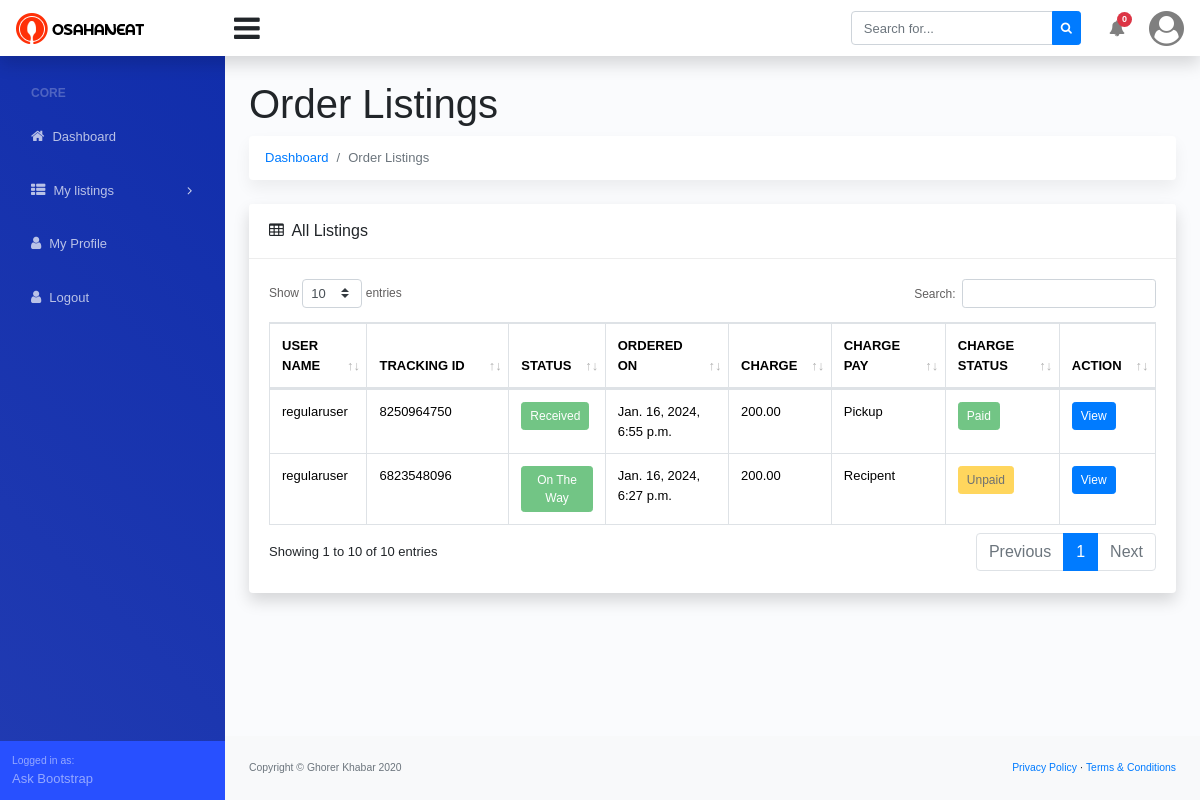
The app's page /dashboard/order/ (signed in), older data.
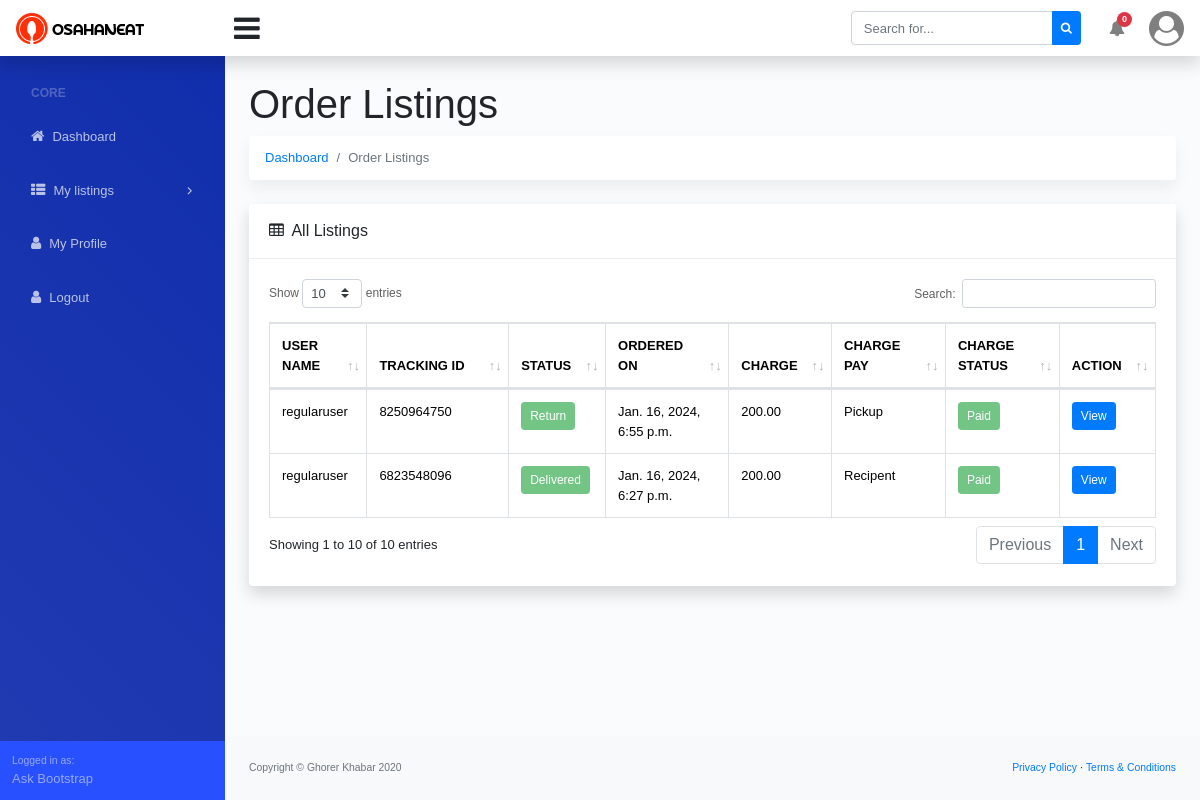
The same page, newer data.
### parcel_order/models.py (models this page shows, shortened)
class Delivery_Order(models.Model):
    user = models.ForeignKey(Custom_User, on_delete=models.CASCADE, related_name='user', blank=True, null=True)
    STATUS = (
        ('Pending', 'Pending'),
        ('Received', 'Received'),
        ('Shipped', 'Shipped'),
        ('On The Way', 'On The Way'),
        ('Receive at delivery point', 'Receive at delivery point'),
        ('Out For Delivery', 'Out For Delivery'),
        ('Delivered', 'Delivered'),
        ('Return', 'Return'),
        ('Cancel', 'Cancel'),
    )
    DELIVERY_SYSTEM = (
        ('Train', 'Train'),
        ('Bus', 'Bus'),
    )
    PAY_FOR = (
        ('Pickup', 'Pickup'),
        ('Recipent', 'Recipent'),
    )
    PAYMENT_METHOD = (
        ('Cash', 'Cash'),
        ('Online', 'Online'),
    )
    tracking_ID = models.CharField(max_length=10, blank=True, null=True)
    qr_code = models.ImageField(upload_to='order/qrcode/', blank=True, null=True)
    bar_code = models.ImageField(upload_to='order/barcode/', blank=True, null=True)
    status = models.CharField(choices=STATUS, max_length=50, blank=True, null=True)
    status_details = models.CharField(max_length=600, blank=True, null=True)
    delivery_system = models.CharField(choices=DELIVERY_SYSTEM, max_length=50, blank=True, null=True)
    shipping_charge = models.DecimalField(max_digits=5, decimal_places=2, blank=True, null=True)
    shipping_charge_paid = models.BooleanField(default=False)
    shopping_payment_method = models.CharField(choices=PAYMENT_METHOD, max_length=50, blank=True, null=True)
    pay_for = models.CharField(choices=PAY_FOR, max_length=50, blank=True, null=True)
    delivery_secret_code = models.CharField(max_length=6, blank=True, null=True)
    pickup_address = models.ForeignKey(Address, on_delete=models.CASCADE, related_name='pickup_address', blank=True, null=True)
    item_name = models.CharField(max_length=500, blank=True, null=True)
    item_price = models.DecimalField(max_digits=9, blank=True, null=True, decimal_places=2)
    item_description = models.TextField(blank=True, null=True)
    recipient_name = models.CharField(max_length=100)
    recipient_phone_number = models.CharField(max_length=14)
    delivery_address = models.ForeignKey(Address, on_delete=models.CASCADE, related_name='delivery_address', blank=True, null=True)
    special_instructions = models.TextField(blank=True, null=True)
    order_date = models.DateTimeField(auto_now_add=True)
    order_update = models.DateTimeField(auto_now=True)
    delivery_date = models.DateTimeField(blank=True,null=True)
    return_date = models.DateTimeField(blank=True,null=True)

### account/models.py (models this page shows, shortened)
class Custom_User(AbstractBaseUser, PermissionsMixin):
    USER_TYPE = (
        ('Admin', 'Admin'),
        ('Staff', 'Staff'),
        ('Normal User', 'Normal User'),
        ('Merchant', 'Merchant'),
    )
    username = models.CharField(max_length=100, validators=[UnicodeUsernameValidator], unique=True)
    email = models.EmailField(max_length=150)
    phone_number = models.CharField(max_length=14)
    user_type = models.CharField(choices=USER_TYPE, blank=True, null=True, max_length=20)
    joined_date = models.DateTimeField(auto_now_add=True)
    update_date = models.DateTimeField(auto_now=True)
    is_active = models.BooleanField(default=True)
    is_superuser = models.BooleanField(default=False)
    is_staff = models.BooleanField(default=False)
    is_varified = models.BooleanField(default=False)
    auth_token = models.CharField(max_length=500, blank=True, null=True)
    otp_token = models.CharField(max_length=6, blank=True, null=True)
    objects = BaseManager()
    USERNAME_FIELD = 'username'
    REQUIRED_FIELDS = ['email', 'phone_number']

### admin_panel/views.py (the view)
# urls.py: path('dashboard/order/', order_list, name='order_list'),
@login_required
def order_list(request):
    if request.user.user_type == 'Normal User' or request.user.user_type == 'Merchant':
        return redirect('dashboard_Unauthorized')
    filter = request.GET.get('filter')
    print('filter', filter)
    if filter == 'active':
        order = Delivery_Order.objects.filter(Q(status='Received') | Q(status='Shipped') | Q(status='On The Way') | Q(status='Receive at delivery point') | Q(status='Out For Delivery')).order_by('-id')
    elif filter == 'pending':
        order = Delivery_Order.objects.filter(status='Pending').order_by('-id')
    elif filter == 'delivered':
        order = Delivery_Order.objects.filter(status='Delivered').order_by('-id')
    else:
        order = Delivery_Order.objects.all().order_by('-id')
    return render(request, 'admin_base/order/order.html', {'order': order})

### templates/admin_base/order/order.html (shortened to what the changed rows need)
{% extends '../base.html' %}
{% block dashboard_body %}
<main>
    <div class="container-fluid">
        <h1 class="mt-4">Order Listings</h1>
        <div class="row">
            <div class="col-xl-12">
                <div class="card mb-4">
                    <div class="card-body">
                        <div class="table-responsive">
                            <div id="dataTable_wrapper" class="dataTables_wrapper dt-bootstrap4 no-footer">
                                <div class="row">
                                    <div class="col-sm-12">
                                        <table class="table table-bordered dataTable no-footer" id="dataTable"
                                            width="100%" cellspacing="0" role="grid" aria-describedby="dataTable_info"
                                            style="width: 100%;">
                                            <thead>
                                                <tr class="text-uppercase" role="row">
                                                    <th class="sorting" tabindex="0" aria-controls="dataTable"
                                                        rowspan="1" colspan="1"
                                                        aria-label="User Name: activate to sort column ascending"
                                                        style="width: 51.2px;">User Name</th>
                                                    <th class="sorting" tabindex="0" aria-controls="dataTable"
                                                        rowspan="1" colspan="1"
                                                        aria-label="Tracking ID: activate to sort column ascending"
                                                        style="width: 94.2px;">Tracking ID</th>
                                                    <th class="sorting" tabindex="0" aria-controls="dataTable"
                                                        rowspan="1" colspan="1"
                                                        aria-label="Status: activate to sort column ascending"
                                                        style="width: 50.2px;">Status</th>
                                                    <th class="sorting" tabindex="0" aria-controls="dataTable"
                                                        rowspan="1" colspan="1"
                                                        aria-label="Ordered on: activate to sort column ascending"
                                                        style="width: 76.2px;">Ordered on</th>
                                                    <th class="sorting" tabindex="0" aria-controls="dataTable"
                                                        rowspan="1" colspan="1"
                                                        aria-label="Charge: activate to sort column ascending"
                                                        style="width: 42.2px;">Charge</th>
                                                    <th class="sorting" tabindex="0" aria-controls="dataTable"
                                                        rowspan="1" colspan="1"
                                                        aria-label="Charge Pay: activate to sort column ascending"
                                                        style="width: 67.2px;">Charge Pay</th>
                                                    <th class="sorting" tabindex="0" aria-controls="dataTable"
                                                        rowspan="1" colspan="1"
                                                        aria-label="Charge Status: activate to sort column ascending"
                                                        style="width: 67.2px;">Charge Status</th>
                                                    <th class="sorting" tabindex="0" aria-controls="dataTable"
                                                        rowspan="1" colspan="1"
                                                        aria-label="Action: activate to sort column ascending"
                                                        style="width: 50px;">Action</th>
                                                </tr>
                                            </thead>
                                            <tbody>
                                                {% for order in order %}
                                                <tr role="row" class="odd">
                                                    <td> {{order.user.username}} </td>
                                                    <td>{{order.tracking_ID}}</td>
                                                    <td>
                                                        <button disabled="" type="button" class="btn btn-sm btn-success btn-round">
                                                            {{order.status}}
                                                        </button>
                                                    </td>
                                                    <td>
                                                        {{order.order_date}}
                                                    </td>
                                                    <td>
                                                        {{order.shipping_charge}}
                                                    </td>
                                                    <td>
                                                        {{order.pay_for}}
                                                    </td>
                                                    <td>
                                                        {% if order.shipping_charge_paid == True %}
                                                        <button disabled="" type="button" class="btn btn-sm btn-success btn-round">
                                                        Paid
                                                        </button>
                                                        {% else %}
                                                        <button disabled="" type="button" class="btn btn-sm btn-warning btn-round">
                                                        Unpaid
                                                        </button>
                                                        {% endif %}
                                                    </td>
                                                    <td>
                                                        <a href="{% url 'order_view' order.id %}" class="btn btn-primary btn-sm">
                                                            View
                                                        </a>
                                                    </td>
                                                </tr>
                                                {% endfor %}
                                            </tbody>
                                        </table>
                                    </div>
                                </div>
                            </div>
                        </div>
                    </div>
                </div>
            </div>
        </div>
    </div>
</main>
{% endblock dashboard_body %}

Row changes from the older to the newer data that the page shows:
changed Delivery_Order "Pickup": status "Received" → "Return"
changed Delivery_Order "Recipent": status "On The Way" → "Delivered"; shipping_charge_paid "Unpaid" → "Paid"
